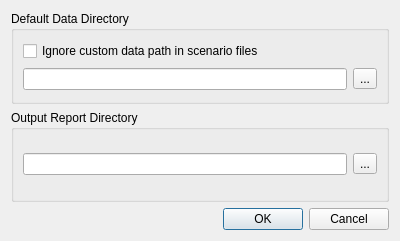
<?xml version="1.0" encoding="UTF-8"?>
<ui version="4.0">
 <class>BatchOptionsBase</class>
 <widget class="QDialog" name="BatchOptionsBase">
  <property name="geometry">
   <rect>
    <x>0</x>
    <y>0</y>
    <width>400</width>
    <height>241</height>
   </rect>
  </property>
  <property name="windowTitle">
   <string>Dialog</string>
  </property>
  <layout class="QGridLayout" name="gridLayout">
   <item row="0" column="0">
    <widget class="QGroupBox" name="groupBox">
     <property name="title">
      <string>Default Data Directory</string>
     </property>
     <layout class="QGridLayout" name="gridLayout_2">
      <item row="0" column="0">
       <widget class="QCheckBox" name="cbIgnoreDataPath">
        <property name="text">
         <string>Ignore custom data path in scenario files</string>
        </property>
       </widget>
      </item>
      <item row="1" column="0">
       <widget class="QLineEdit" name="pleDataPath"/>
      </item>
      <item row="1" column="1">
       <widget class="QToolButton" name="tbBrowse">
        <property name="text">
         <string>...</string>
        </property>
       </widget>
      </item>
     </layout>
    </widget>
   </item>
   <item row="1" column="0">
    <widget class="QGroupBox" name="groupBox_2">
     <property name="title">
      <string>Output Report Directory</string>
     </property>
     <layout class="QGridLayout" name="gridLayout_3">
      <item row="0" column="0">
       <widget class="QLineEdit" name="pleReportPath"/>
      </item>
      <item row="0" column="1">
       <widget class="QToolButton" name="tbBrowse_2">
        <property name="text">
         <string>...</string>
        </property>
       </widget>
      </item>
     </layout>
    </widget>
   </item>
   <item row="2" column="0">
    <widget class="QDialogButtonBox" name="buttonBox">
     <property name="orientation">
      <enum>Qt::Horizontal</enum>
     </property>
     <property name="standardButtons">
      <set>QDialogButtonBox::Cancel|QDialogButtonBox::Ok</set>
     </property>
    </widget>
   </item>
  </layout>
 </widget>
 <resources/>
 <connections>
  <connection>
   <sender>buttonBox</sender>
   <signal>accepted()</signal>
   <receiver>BatchOptionsBase</receiver>
   <slot>accept()</slot>
   <hints>
    <hint type="sourcelabel">
     <x>248</x>
     <y>254</y>
    </hint>
    <hint type="destinationlabel">
     <x>157</x>
     <y>274</y>
    </hint>
   </hints>
  </connection>
  <connection>
   <sender>buttonBox</sender>
   <signal>rejected()</signal>
   <receiver>BatchOptionsBase</receiver>
   <slot>reject()</slot>
   <hints>
    <hint type="sourcelabel">
     <x>316</x>
     <y>260</y>
    </hint>
    <hint type="destinationlabel">
     <x>286</x>
     <y>274</y>
    </hint>
   </hints>
  </connection>
 </connections>
</ui>
